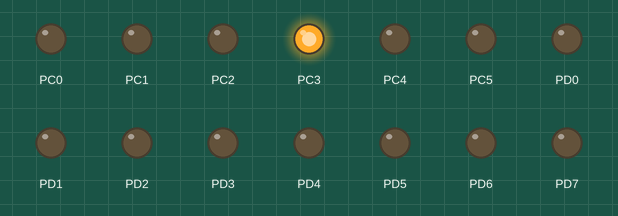
Simulated run of this program. Board: ATmega16, built with avr-gcc and emulated at 8 MHz. Shown: output pins drawn as LEDs (lit = HIGH).

Above: at 0.05 s.
At 0.45 s:
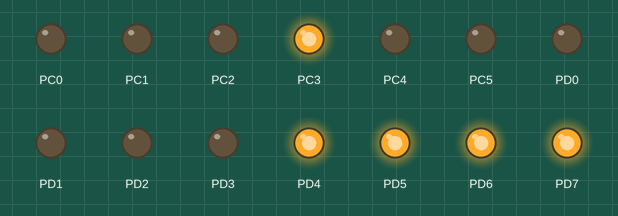
At 0.75 s:
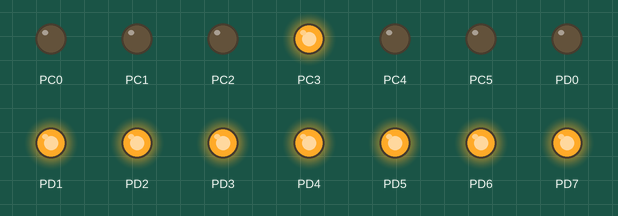
At 1.45 s:
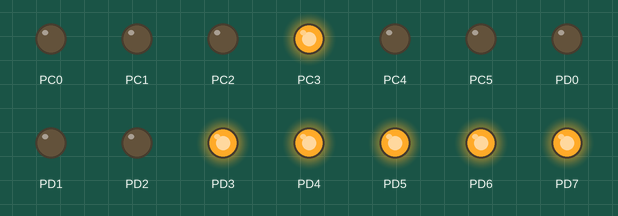
At 2.15 s:
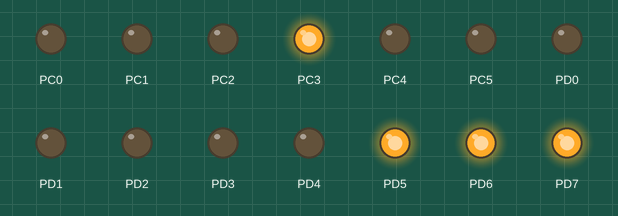
At 2.85 s:
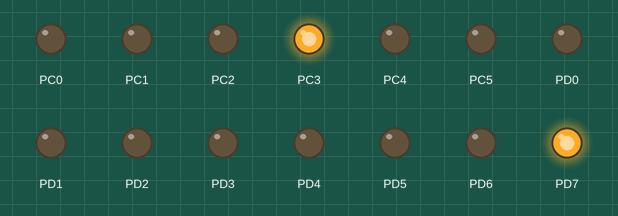
Timing chart, 0 to 3.1 s (numbered marks = the images above):
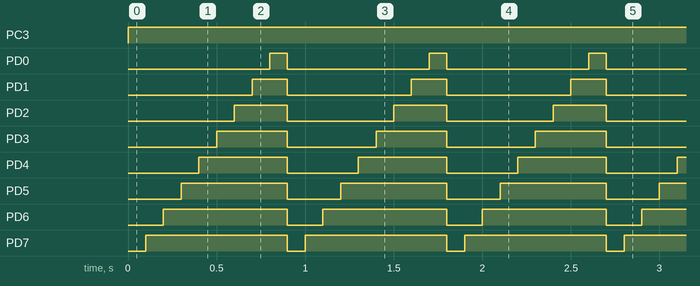

The program:

motorledchser.c
```c
#include<avr/io.h>
#define F_CPU 8000000
#include<util/delay.h>
void main()
{
   DDRC=0Xff;
   DDRD=0Xff;
   PORTC=0b00001000;
   while(1)
   {
      PORTD=0X00;
	  _delay_ms(100);
	  PORTD=0X80;
	  _delay_ms(100);
	  PORTD=0XC0;
	  _delay_ms(100);
	  PORTD=0XE0;
	  _delay_ms(100);
	  PORTD=0XF0;
	  _delay_ms(100);
	  PORTD=0XF8;
	  _delay_ms(100);
	  PORTD=0XFC;
	  _delay_ms(100);
	  PORTD=0XFE;
	  _delay_ms(100);
	  PORTD=0xFF;
	  _delay_ms(100);
	  }
}
```

Measured:
- by itself, PC3: LOW → HIGH at 0.00 s
- by itself, PD0: alternates HIGH for 0.10 s and LOW for 0.80 s
- by itself, PD1: alternates HIGH for 0.20 s and LOW for 0.70 s
- by itself, PD2: alternates HIGH for 0.30 s and LOW for 0.60 s
- by itself, PD3: alternates HIGH for 0.40 s and LOW for 0.50 s
- by itself, PD4: alternates HIGH for 0.50 s and LOW for 0.40 s
- by itself, PD5: alternates HIGH for 0.60 s and LOW for 0.30 s
- by itself, PD6: alternates HIGH for 0.70 s and LOW for 0.20 s
